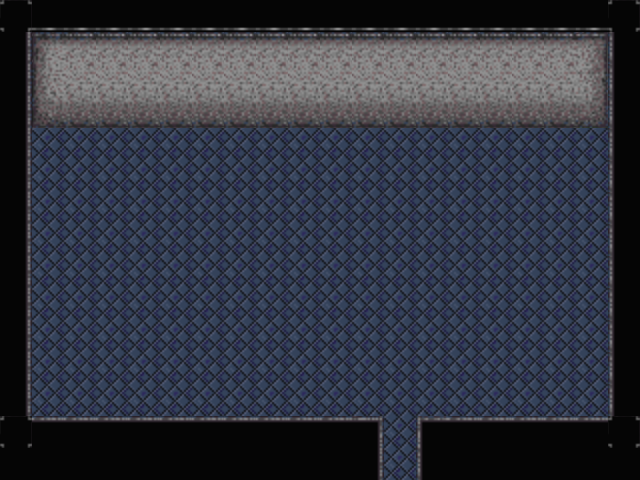

The image is a tile-based game level rendered from a .tmx file. Its description and source (layers, tilesets, objects; grid data summarised) follow:
An orthogonal 20x15 tile map with 32x32 px tiles, 2 tile layers (background1, foreground1) and 5 objects (Barrier1, Barrier2, Barrier3, Barier4, Barrier5).

<map version="1.0" orientation="orthogonal" renderorder="right-down" width="20" height="15" tilewidth="32" tileheight="32" nextobjectid="11">
 <tileset firstgid="1" name="GrittyFutureInside01" tilewidth="32" tileheight="32">
  <image source="../images/GrittyFutureInside01.png" width="960" height="512" />
 </tileset>
 <layer name="background1" width="20" height="15">
  <data>[300 cells, 300 non-empty, 10 distinct tile ids]</data>
 </layer>
 <objectgroup name="objectlayer">
  <object id="4" name="Barrier1" x="31.5" y="416" width="352.5" height="67" />
  <object id="5" name="Barrier2" x="416.5" y="416.5" width="191" height="62" />
  <object id="6" name="Barrier3" x="607.333" y="2" width="32.6667" height="412.667" />
  <object id="9" name="Barier4" x="0.666667" y="2" width="30" height="427.333" />
  <object id="10" name="Barrier5" x="32.6667" y="101.333" width="570" height="23.3333" />
 </objectgroup>
 <layer name="foreground1" width="20" height="15">
  <data>[300 cells, 82 non-empty, 8 distinct tile ids]</data>
 </layer>
</map>